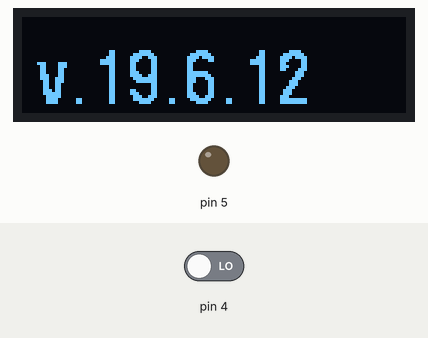
Simulated run of this program. Board: Arduino Nano, built with avr-gcc and run on an emulated ATmega328P. Shown: 128×32 one-colour display, output pins drawn as LEDs (lit = HIGH). Inputs (shaded band) come from the test bench; at power-on: pin 4 LOW.

Above: at 3.2 s.
At 10.3 s:
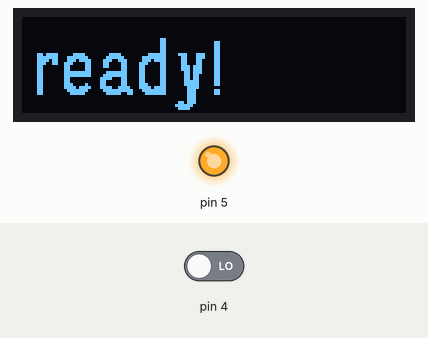
10.4 s: pin 4 driven HIGH
At 10.8 s:
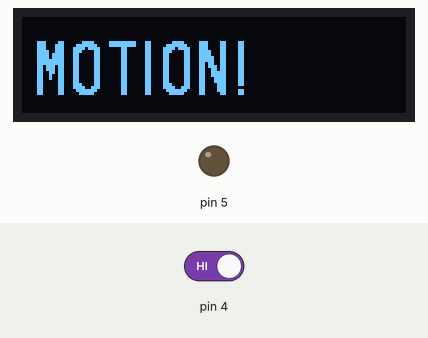
13.4 s: pin 4 driven LOW
At 14.4 s:
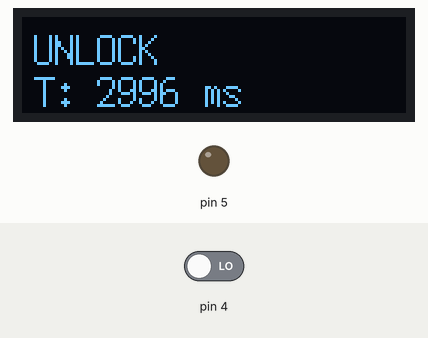
17.9 s: pin 4 driven HIGH
At 20.8 s:
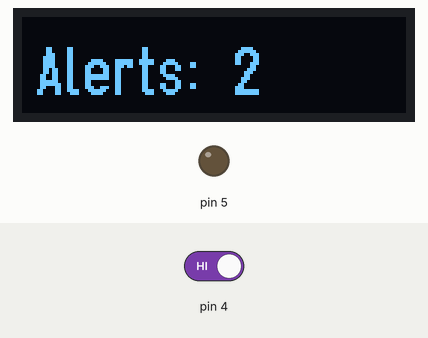
Timing chart, 0 to 22.3 s (numbered marks = the images above; inputs shaded):
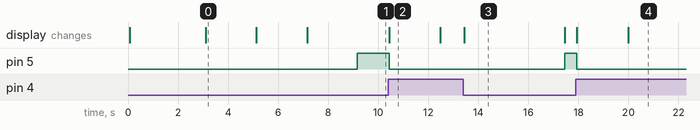

The program:

main.cpp
```cpp
#include <Arduino.h>
#include <U8g2lib.h>
#include <SPI.h>
#include <Wire.h>

#include "PIRMotionSensor.h"
#include "OLEDText.h"

extern U8G2_SSD1306_128X32_UNIVISION_F_HW_I2C u8g2;

void relais_switch(uint8_t pin, int level);
void relais_init(uint8_t pin, bool low_level_trigger);

/*

https://www.instructables.com/id/Tutorial-to-Interface-OLED-091inch-128x32-With-Ard/

*/

// PIR Motion Sensor Helper Class
PIRMotionSensor_C pir(PIN4);

unsigned long pc_display = 0;

void setup(void) {

  // Initialisierung
  Serial.begin(9600);    // Serial Monitor
  pir.setup();           // PIR
  oled_setup();          // OLED Display (I2C Schnittstelle)
  relais_init(5, true);

  while (pir.locked()) {
    // Eingebaute LED soll blinken, solange PIR gelockt ist
    digitalWrite(LED_BUILTIN, HIGH);
    delay(200);
    digitalWrite(LED_BUILTIN, LOW);
    delay(200);
  }

}

char pir_display[25];

void loop(void) {

  switch ( pir.detect() ) {
    case 2: // Motion
      pc_display = 0;
      u8g2.clearBuffer();         // clear the internal memory
      u8g2.setFont(u8g2_font_logisoso18_tr);  // choose a suitable font at https://github.com/olikraus/u8g2/wiki/fntlistall
      u8g2.drawStr(4,26,"MOTION!");  // write something to the internal memory
      u8g2.sendBuffer();         // transfer internal memory to the display
      relais_switch(5, LOW);
      delay(2000);
      break;
    case 1: // Unlock
      pc_display = 0;
      sprintf(pir_display, "T: %ld ms", (unsigned long) pir.getLockTimer());
      u8g2.clearBuffer();         // clear the internal memory
      u8g2.setFont(u8g2_font_7x14_tr);  // choose a suitable font at https://github.com/olikraus/u8g2/wiki/fntlistall
      u8g2.drawStr(4,16,"UNLOCK");  // write something to the internal memory
      u8g2.drawStr(4,30,pir_display);  // write something to the internal memory
      u8g2.sendBuffer();         // transfer internal memory to the display
      delay(4000);
      relais_switch(5, HIGH);
      u8g2.clearBuffer();         // clear the internal memory
      u8g2.sendBuffer();         // transfer internal memory to the display
      break;
    default: // Nothing changed
      if (pir.locked() && pc_display != 2) {
        pc_display = 2;
        sprintf(pir_display, "Alerts: %d", pir.getAlerts());
        u8g2.clearBuffer();         // clear the internal memory
        u8g2.setFont(u8g2_font_logisoso16_tr);  // choose a suitable font at https://github.com/olikraus/u8g2/wiki/fntlistall
        u8g2.drawStr(4,26,pir_display);  // write something to the internal memory
        u8g2.sendBuffer();         // transfer internal memory to the display
      }
      break;
  }

   delay(10);
}


/**
 * Initialisierung des Relais. Es werden HIGH- und LOW-Level-Trigger
 * Relaismodule unterstützt.
 */
void relais_init(uint8_t pin, bool low_level_trigger)
{
  // Anschluss-PIN als Ausgang setzen
  pinMode(pin, OUTPUT);

  // Low-Level-Trigger Module schalten beim Wechsel nach LOW
  if (low_level_trigger)
  {
    relais_switch(pin, HIGH);    // AUS
  }
  else
  {
    relais_switch(pin, LOW);     // AUS
  }
}

/**
 * Schaltet das Relaimodul an PIN pin auf LEVEL level.
 */
void relais_switch(uint8_t pin, int level)
{
  digitalWrite(pin, level);
}
```

OLEDText.cpp
```cpp
/*
   OLEDText Modul

   PIN Layout:

   PIN   Beschreibung   Nano  UNO
   -------------------------------
   GND   Power Ground   GND   GND
   VCC   3.3V (5V)      3.3   3.3
   SCL   I2C Clock      A5    SCL
   SDA   I2C Data       A4    SDA

 */
#include <U8g2lib.h>
#include <SPI.h>
#include <Wire.h>
#include "OLEDText.h"

#define LOGO "ON"

U8G2_SSD1306_128X32_UNIVISION_F_HW_I2C u8g2(U8G2_R0);

void oled_setup() {
   u8g2.begin();

#ifdef LOGO

   u8g2.clearBuffer();					// clear the internal memory
   u8g2.setFont(u8g2_font_logisoso18_tr);  // choose a suitable font at https://github.com/olikraus/u8g2/wiki/fntlistall
   u8g2.drawStr(8,29,"XD23FE39");	// write something to the internal memory
   u8g2.sendBuffer();					// transfer internal memory to the display
   delay(3000);

   u8g2.clearBuffer();         // clear the internal memory
   u8g2.setFont(u8g2_font_logisoso18_tr);  // choose a suitable font at https://github.com/olikraus/u8g2/wiki/fntlistall
   u8g2.drawStr(4,29,"v.19.6.12");  // write something to the internal memory
   u8g2.sendBuffer();         // transfer internal memory to the display
   delay(2000);

   u8g2.clearBuffer();         // clear the internal memory
   u8g2.setFont(u8g2_font_logisoso18_tr);  // choose a suitable font at https://github.com/olikraus/u8g2/wiki/fntlistall
   u8g2.drawStr(4,26,"P-I-R");  // write something to the internal memory
   u8g2.sendBuffer();         // transfer internal memory to the display
   delay(2000);

   u8g2.clearBuffer();         // clear the internal memory
   u8g2.setFont(u8g2_font_logisoso18_tr);  // choose a suitable font at https://github.com/olikraus/u8g2/wiki/fntlistall
   u8g2.drawStr(4,26,"ready!");  // write something to the internal memory
   u8g2.sendBuffer();         // transfer internal memory to the display
   delay(2000);
#endif
}
```

OLEDText.h
```cpp
#ifndef OLEDTEXT_H
#define OLEDTEXT_H

void oled_setup();

#endif
```

Measured:
- after the input at 10.4 s, pin 5: HIGH → LOW at once; the display: changes at once (image 2)
- after the input at 13.4 s, pin 5: LOW → HIGH after 4.0 s; the display: changes after 0.05 s (image 3)
- after the input at 17.9 s, pin 5: HIGH → LOW at once; the display: first changes at once (image 4 shows a later state)
- what the display in image 0 shows lasts 2.0 s, from 3.1 s to 5.1 s
- what the display in image 3 shows lasts 4.1 s, from 13.4 s to 17.5 s
